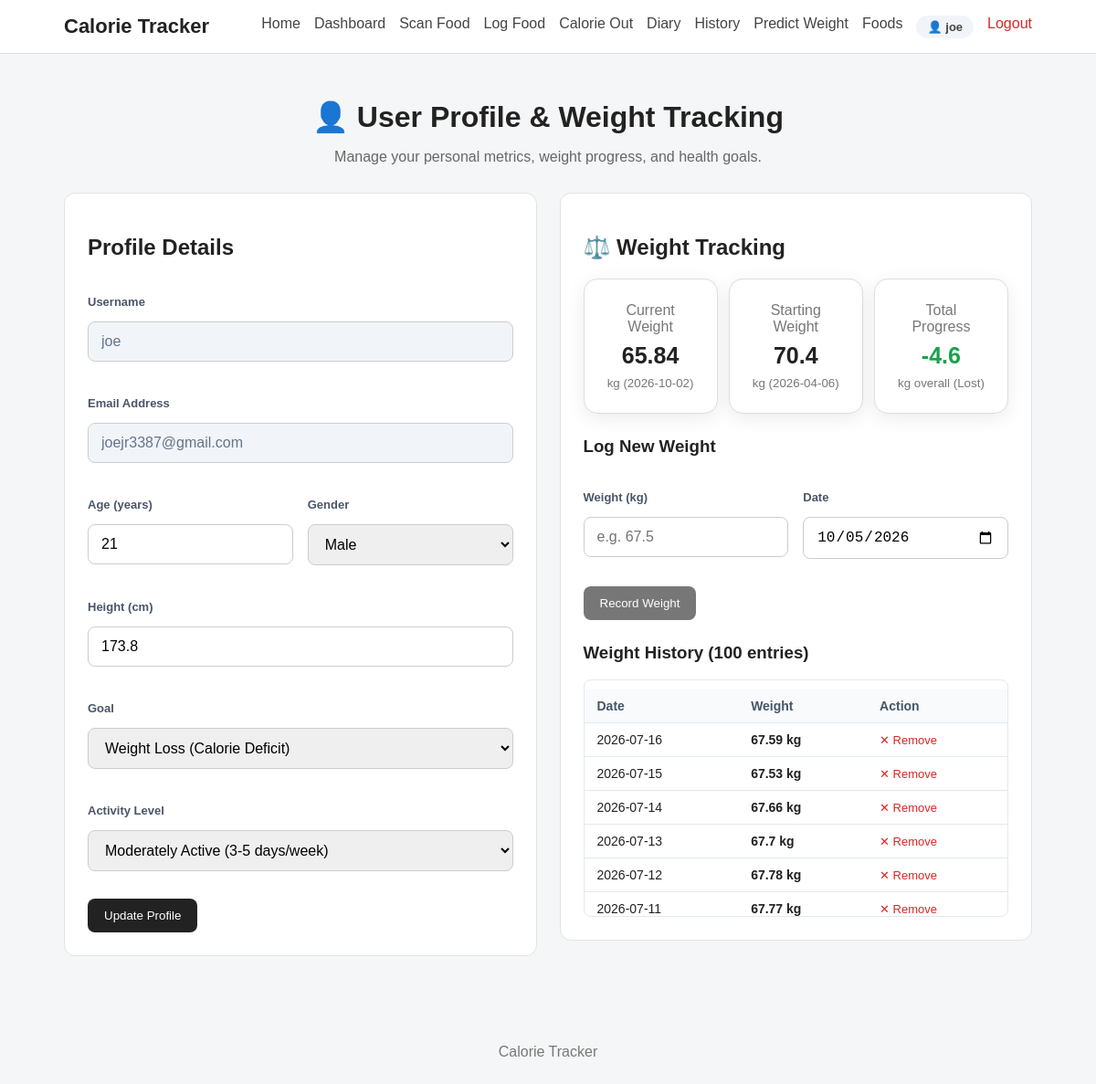
Before: /profile (signed in) with the older database file.
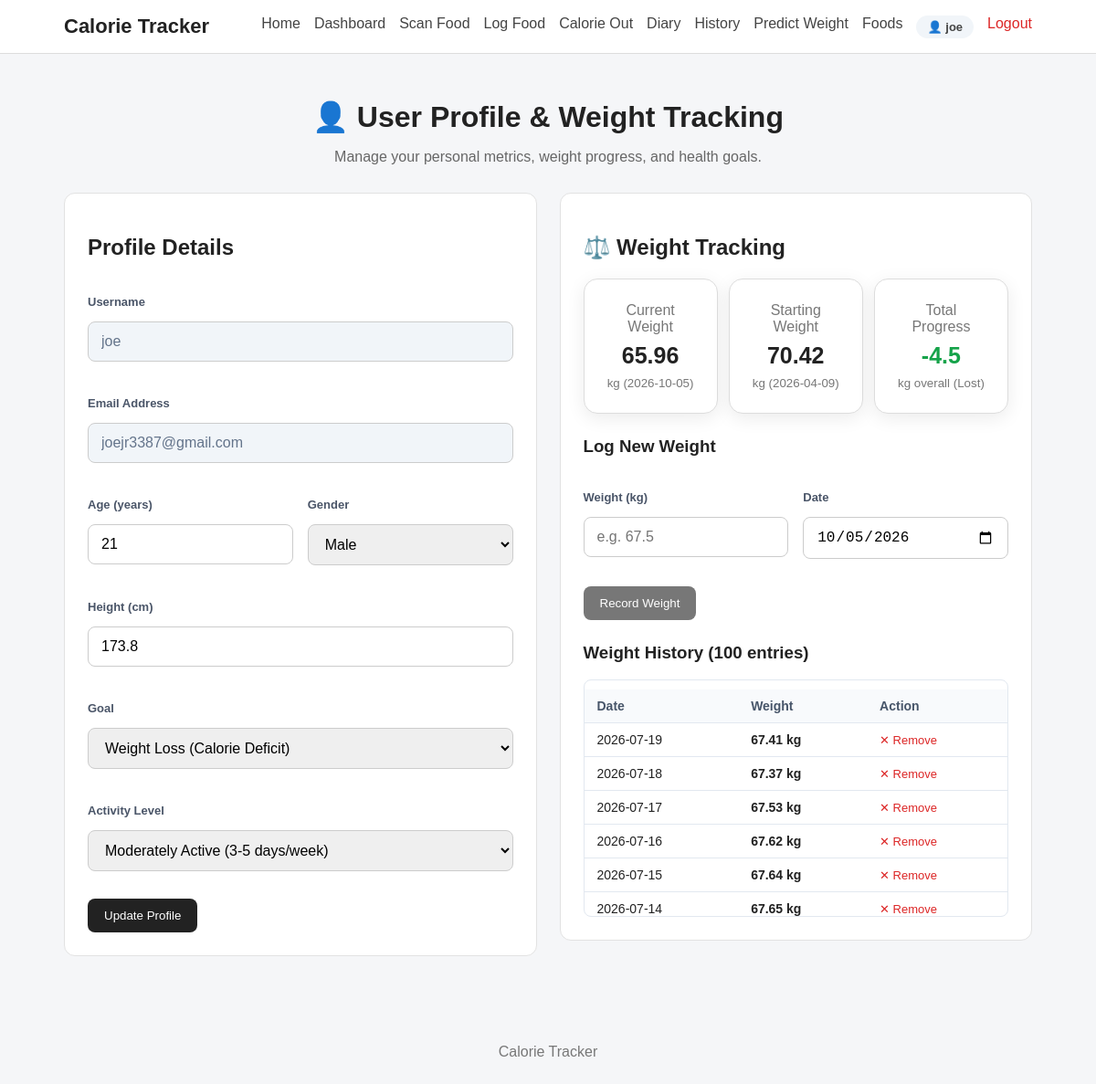
After: the same page with the newer database file.
### tables this page shows
CREATE TABLE weight_records (
            id INTEGER PRIMARY KEY AUTOINCREMENT,
            user_id INTEGER NOT NULL,
            weight_kg REAL NOT NULL,
            recorded_date TEXT NOT NULL,
            created_at TIMESTAMP DEFAULT CURRENT_TIMESTAMP,
            FOREIGN KEY (user_id) REFERENCES users(id) ON DELETE CASCADE
        );

### app.py (the view, shortened to what this page needs)
@app.route("/profile", methods=["GET", "POST"])
@login_required
def profile():
    user_id = session.get("user_id")
    user_prof = get_user_profile(user_id)
    stats = get_weight_stats(user_id)
    today = datetime.now().strftime("%Y-%m-%d")
    return render_template(
        "profile.html",
        profile=user_prof,
        stats=stats,
        latest_weight=get_latest_weight(user_id),
        starting_weight=get_starting_weight(user_id),
        previous_weight=get_previous_weight(user_id),
        weight_history=get_weight_history(user_id),
        today=today
    )

### app.py (called while the page is built)
def login_required(view_func):
    @wraps(view_func)
    def wrapped_view(*args, **kwargs):
        if not session.get("user_id"):
            flash("Please log in to access this page.", "error")
            return redirect(url_for("login", next=request.path))
        return view_func(*args, **kwargs)
    return wrapped_view

@app.context_processor
def inject_user():
    user_id = session.get("user_id")
    if user_id:
        user = get_user_by_id(user_id)
        if user:
            return {"current_user": user, "logged_in": True}
    return {"current_user": None, "logged_in": False}

### database.py (called while the page is built)
def get_connection():
    connection = sqlite3.connect(
        DATABASE_PATH
    )
    connection.row_factory = sqlite3.Row
    connection.execute("PRAGMA foreign_keys = ON")
    return connection

def get_user_by_id(user_id):
    connection = get_connection()
    cursor = connection.cursor()
    cursor.execute("SELECT * FROM users WHERE id = ?", (user_id,))
    user = cursor.fetchone()
    connection.close()
    return user

### templates/profile.html (shortened to what the changed rows need)
{% extends "base.html" %}
{% block content %}
<div class="page-header">
    <h1>👤 User Profile & Weight Tracking</h1>
</div>
<div class="profile-grid">
    <div class="card">
        <h2>Profile Details</h2>
    </div>
    <div class="card">
        <h2>⚖️ Weight Tracking</h2>
        <div class="weight-summary-grid">
            <div class="summary-card">
                <span>Current Weight</span>
                <strong>{{ stats['latest_weight'] if stats['latest_weight'] is not none else '--' }}</strong>
                <small>kg ({{ stats['latest_date'] if stats['latest_date'] else 'No record' }})</small>
            </div>
            <div class="summary-card">
                <span>Starting Weight</span>
                <strong>{{ stats['starting_weight'] if stats['starting_weight'] is not none else '--' }}</strong>
                <small>kg ({{ stats['starting_date'] if stats['starting_date'] else 'No record' }})</small>
            </div>
            <div class="summary-card">
                <span>Total Progress</span>
                {% if stats['latest_weight'] is not none and stats['starting_weight'] is not none %}
                {% set diff = stats['total_change'] %}
                <strong style="color: {% if diff < 0 %}#16a34a{% elif diff > 0 %}#ea580c{% else %}#475569{% endif %};">
                    {{ "%+.1f"|format(diff) }}
                </strong>
                <small>kg overall ({% if diff < 0 %}Lost{% elif diff> 0 %}Gained{% else %}Maintained{% endif %})</small>
                {% else %}
                <strong>0.0</strong>
                <small>kg</small>
                {% endif %}
            </div>
        </div>
        {% if weight_history %}
        <div class="weight-history-table-container">
            <table class="styled-table">
                <thead>
                    <tr>
                        <th>Date</th>
                        <th>Weight</th>
                        <th>Action</th>
                    </tr>
                </thead>
                <tbody>
                    {% for record in weight_history|reverse %}
                    <tr>
                        <td>{{ record['recorded_date'] }}</td>
                        <td><strong>{{ record['weight_kg'] }} kg</strong></td>
                        <td>
                            <form action="{{ url_for('delete_weight', record_id=record['id']) }}" method="POST"
                                style="display:inline;" onsubmit="return confirm('Remove this weight entry?');">
                                <button type="submit"
                                    style="background:none; border:none; color:#dc2626; cursor:pointer; font-size:13px; padding:0;">
                                    ✕ Remove
                                </button>
                            </form>
                        </td>
                    </tr>
                    {% endfor %}
                </tbody>
            </table>
        </div>
        {% else %}
        <p class="empty-message">No weight records logged yet.</p>
        {% endif %}
    </div>
</div>
{% endblock %}

Changed rows visible on the page:
removed weight_records: weight_kg "65.84", recorded_date "2026-10-02"
removed weight_records: weight_kg "70.4", recorded_date "2026-04-06"
removed weight_records: recorded_date "2026-07-16", weight_kg "67.59"
removed weight_records: recorded_date "2026-07-15", weight_kg "67.53"
removed weight_records: recorded_date "2026-07-14", weight_kg "67.66"
removed weight_records: recorded_date "2026-07-13", weight_kg "67.7"
removed weight_records: recorded_date "2026-07-12", weight_kg "67.78"
removed weight_records: recorded_date "2026-07-11", weight_kg "67.77"
added weight_records: weight_kg "65.96", recorded_date "2026-10-05"
added weight_records: weight_kg "70.42", recorded_date "2026-04-09"
added weight_records: recorded_date "2026-07-19", weight_kg "67.41"
added weight_records: recorded_date "2026-07-18", weight_kg "67.37"
added weight_records: recorded_date "2026-07-17", weight_kg "67.53"
added weight_records: recorded_date "2026-07-16", weight_kg "67.62"
added weight_records: recorded_date "2026-07-15", weight_kg "67.64"
added weight_records: recorded_date "2026-07-14", weight_kg "67.65"
Other visible differences:
{{ "%+.1f"|format(diff) }}: "-4.6" → "-4.5"
